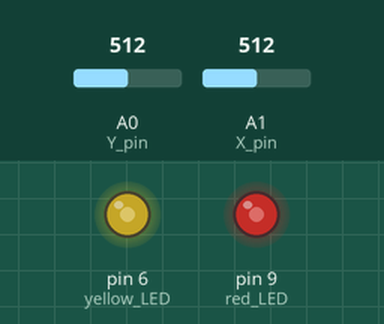
The sketch below on a simulated Arduino Uno, built with avr-gcc and run on an emulated ATmega328P. On the bench: output pins drawn as LEDs (lit = HIGH). The test bench sets the inputs (shaded band); at power-on: A0 (Y_pin) = 512, A1 (X_pin) = 512.

Above: at 1.2 s.
1.3 s: A0 (Y_pin) set to 716
At 1.9 s:
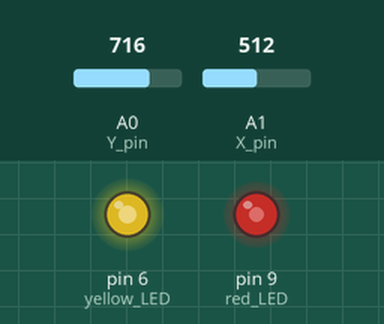
2.8 s: A1 (X_pin) set to 716
At 4.0 s:
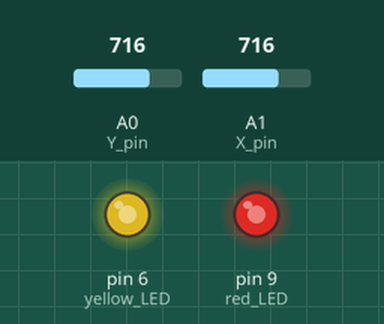
4.3 s: A0 (Y_pin) set to 900
At 5.4 s:
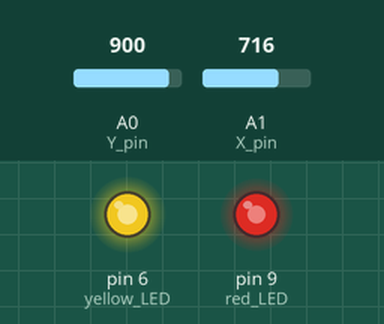
5.8 s: A1 (X_pin) set to 900
At 6.5 s:
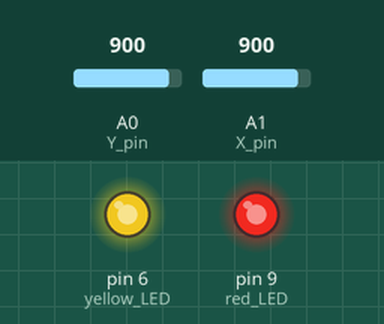
7.3 s: A0 (Y_pin) set to 511
At 7.7 s:
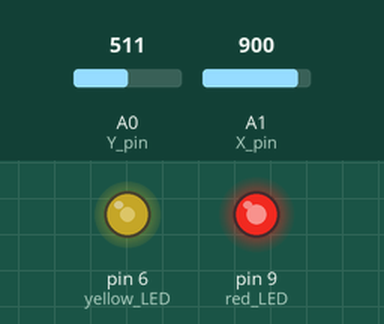
8.8 s: A1 (X_pin) set to 122
At 10.0 s:
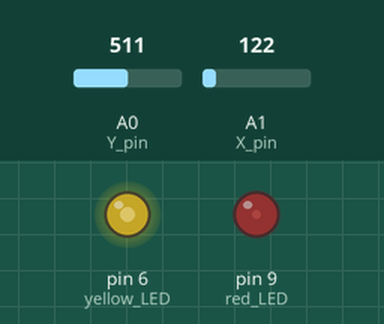
Timing chart, 0 to 11.3 s (numbered marks = the images above; inputs shaded):
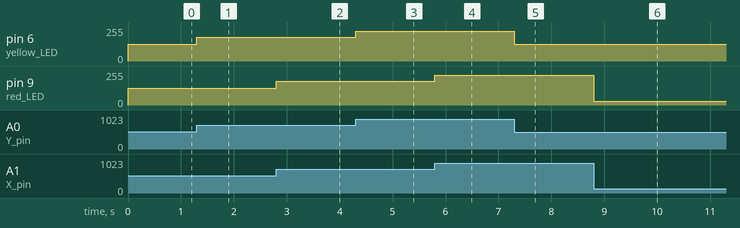

Measured:
- after the input at 1.3 s, pin 6 (yellow_LED): 127/255 → 178/255 at once
- after the input at 2.8 s, pin 9 (red_LED): 127/255 → 178/255 at once
- after the input at 4.3 s, pin 6 (yellow_LED): 178/255 → 224/255 at once
- after the input at 5.8 s, pin 9 (red_LED): 178/255 → 224/255 at once
- after the input at 7.3 s, pin 6 (yellow_LED): 224/255 → 127/255 at once
- after the input at 8.8 s, pin 9 (red_LED): 224/255 → 30/255 at once

The sketch:

31_LED_Control_with_Joystick.ino
```cpp
int X_pin = A1;
int Y_pin = A0;

int X_val;
int Y_val;

int red_LED = 9;
int yellow_LED = 6;

int red_val;
int yellow_val;

void setup() {
  // put your setup code here, to run once:

  // Joystick
  pinMode(X_pin, INPUT);
  pinMode(Y_pin, INPUT);
  // LED
  pinMode(red_LED, OUTPUT);
  pinMode(yellow_LED, OUTPUT);
}

void loop() {
  // put your main code here, to run repeatedly:

  // Reading Joystick vals
  X_val = analogRead(X_pin);
  Y_val = analogRead(Y_pin);

  // Mapping Joystick values to LED values for analogWrite
  red_val = map(X_val, 0, 1023, 0, 255);
  yellow_val = map(Y_val, 0, 1023, 0, 255);

  // Sending to the LEDs connected with PWM pins using analogWrite
  analogWrite(red_LED, red_val);
  analogWrite(yellow_LED, yellow_val);

}
```
